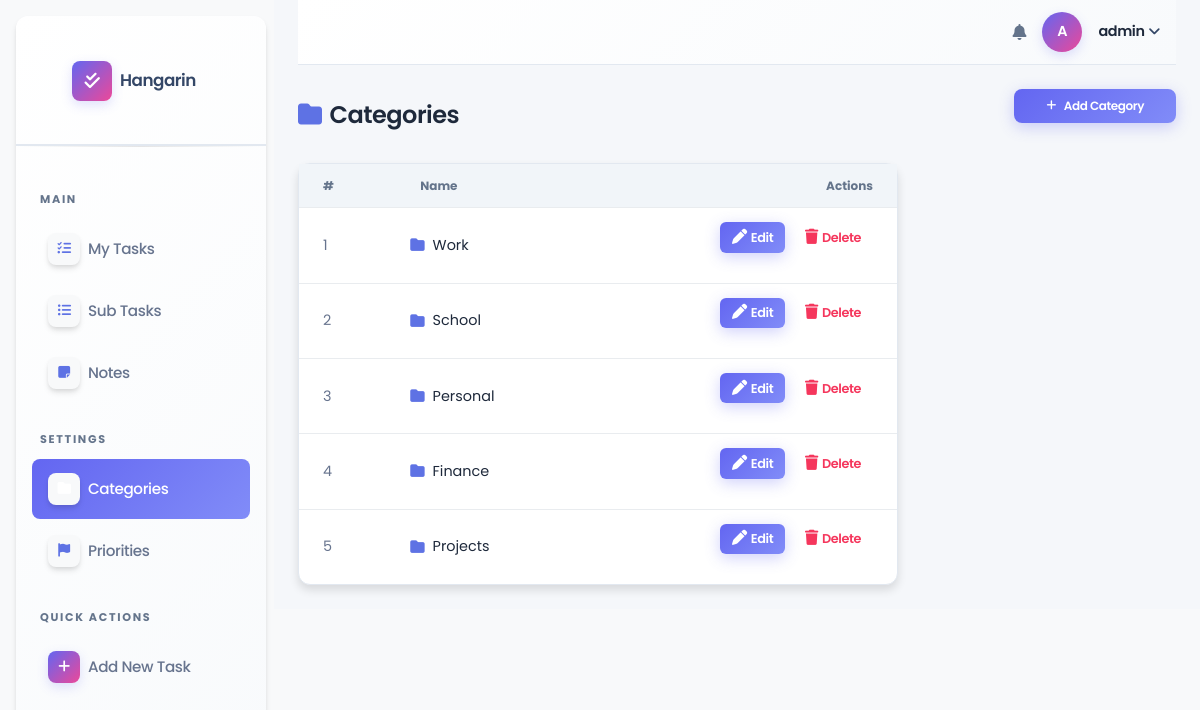
Page /categories/ (signed in) on the committed database.
### taskmanager/models.py (models this page shows, shortened)
class Category(models.Model):
    name = models.CharField(max_length=100)
    class Meta:
        verbose_name = "Category"
        verbose_name_plural = "Categories"

### taskmanager/views.py (the view)
# urls.py: path('categories/', views.CategoryListView.as_view(), name='category-list'),
class CategoryListView(LoginRequiredMixin, ListView):
    model = Category
    template_name = 'category_list.html'
    context_object_name = 'object_list'

### templates/category_list.html (shortened to what this page needs)
{% extends 'base.html' %}
{% load static %}
{% block nav_categories %}active{% endblock %}
{% block content %}
<div class="d-flex justify-content-between align-items-center mb-4">
  <h4 class="mb-0 fw-bold d-flex align-items-center gap-2">
    <i class="fas fa-folder text-primary"></i> Categories
  </h4>
  <a href="{% url 'category-add' %}" class="btn btn-primary btn-sm d-flex align-items-center gap-2" style="border-radius:0.5rem;">
    <i class="fas fa-plus"></i> Add Category
  </a>
</div>
<div class="card shadow-sm" style="max-width:600px;">
  <div class="card-body p-0">
    <div class="table-responsive">
      <table class="table table-hover align-middle mb-0">
        <thead class="bg-light">
          <tr>
            <th class="ps-4">#</th>
            <th>Name</th>
            <th class="text-end pe-4">Actions</th>
          </tr>
        </thead>
        <tbody>
          {% for cat in object_list %}
          <tr>
            <td class="ps-4 text-muted">{{ forloop.counter }}</td>
            <td>
              <span class="d-flex align-items-center gap-2">
                <i class="fas fa-folder text-primary" style="font-size:0.9rem;"></i>
                <span class="fw-semibold">{{ cat.name }}</span>
              </span>
            </td>
            <td class="text-end pe-4">
              <a href="{% url 'category-edit' cat.pk %}" class="btn btn-primary btn-action me-1">
                <i class="fas fa-pen me-1"></i>Edit
              </a>
              <a href="{% url 'category-delete' cat.pk %}" class="btn btn-outline-danger btn-action">
                <i class="fas fa-trash me-1"></i>Delete
              </a>
            </td>
          </tr>
          {% endfor %}
        </tbody>
      </table>
    </div>
  </div>
</div>
{% endblock %}

### templates/base.html (shortened to what this page needs)
{% load static %}
{% load pwa %}
<!DOCTYPE html>
<html lang="en">
<head>
  <link rel="stylesheet" href="https://cdnjs.cloudflare.com/ajax/libs/font-awesome/6.5.0/css/all.min.css">
  <link rel="stylesheet" href="{% static 'css/argon-dashboard.min.css' %}"">
</head>
<body class="g-sidenav-show bg-gray-100">
<aside class="sidenav navbar navbar-vertical navbar-expand-xs border-0 border-radius-xl my-3 fixed-start ms-3 bg-white shadow" id="sidenav-main">
  <div class="sidenav-header d-flex align-items-center px-3 py-4">
    <a class="navbar-brand d-flex align-items-center" href="{% url 'home' %}">
      <div class="d-flex align-items-center justify-content-center me-2" style="width:40px;height:40px;background:linear-gradient(135deg,#6366f1,#ec4899);border-radius:8px;box-shadow:0 4px 12px rgba(99, 102, 241, 0.2);">
        <i class="fas fa-check-double text-white" style="font-size:1.1rem;"></i>
      </div>
      <span class="font-weight-bold text-dark" style="font-size:1.05rem;font-weight:700;letter-spacing:-0.5px;">Hangarin</span>
    </a>
  </div>
  <hr class="horizontal dark mt-0">
  <div class="collapse navbar-collapse w-auto" id="sidenav-collapse-main">
    <ul class="navbar-nav ps-2 pe-2">
      <li class="sidebar-section-label">Main</li>
      <li class="nav-item">
        <a class="nav-link d-flex align-items-center {% block nav_tasks %}{% endblock %}" href="{% url 'task-list' %}">
          <div class="d-flex align-items-center justify-content-center me-2 shadow"
               style="width:32px;height:32px;min-width:32px;background:#f8f9fa;border-radius:0.5rem;">
            <i class="fas fa-list-check text-primary" style="font-size:0.85rem;"></i>
          </div>
          <span class="nav-link-text">My Tasks</span>
        </a>
      </li>
      <li class="nav-item">
        <a class="nav-link d-flex align-items-center {% block nav_subtasks %}{% endblock %}" href="{% url 'subtask-list' %}">
          <div class="d-flex align-items-center justify-content-center me-2 border-radius-md shadow"
               style="width:32px;height:32px;min-width:32px;background:#f8f9fa;border-radius:0.5rem;">
            <i class="fas fa-list-ul text-primary" style="font-size:0.85rem;"></i>
          </div>
          <span class="nav-link-text">Sub Tasks</span>
        </a>
      </li>
      <li class="nav-item">
        <a class="nav-link d-flex align-items-center {% block nav_notes %}{% endblock %}" href="{% url 'note-list' %}">
          <div class="d-flex align-items-center justify-content-center me-2 border-radius-md shadow"
               style="width:32px;height:32px;min-width:32px;background:#f8f9fa;border-radius:0.5rem;">
            <i class="fas fa-note-sticky text-primary" style="font-size:0.85rem;"></i>
          </div>
          <span class="nav-link-text">Notes</span>
        </a>
      </li>
      <li class="sidebar-section-label">Settings</li>
      <li class="nav-item">
        <a class="nav-link d-flex align-items-center {% block nav_categories %}{% endblock %}" href="{% url 'category-list' %}">
          <div class="d-flex align-items-center justify-content-center me-2 border-radius-md shadow"
               style="width:32px;height:32px;min-width:32px;background:#f8f9fa;border-radius:0.5rem;">
            <i class="fas fa-folder text-primary" style="font-size:0.85rem;"></i>
          </div>
          <span class="nav-link-text">Categories</span>
        </a>
      </li>
      <li class="nav-item">
        <a class="nav-link d-flex align-items-center {% block nav_priorities %}{% endblock %}" href="{% url 'priority-list' %}">
          <div class="d-flex align-items-center justify-content-center me-2 border-radius-md shadow"
               style="width:32px;height:32px;min-width:32px;background:#f8f9fa;border-radius:0.5rem;">
            <i class="fas fa-flag text-primary" style="font-size:0.85rem;"></i>
          </div>
          <span class="nav-link-text">Priorities</span>
        </a>
      </li>
      <li class="sidebar-section-label">Quick Actions</li>
      <li class="nav-item mb-3">
        <a class="nav-link d-flex align-items-center" href="{% url 'task-add' %}">
          <div class="d-flex align-items-center justify-content-center me-2"
               style="width:32px;height:32px;min-width:32px;background:linear-gradient(135deg,#6366f1,#ec4899);border-radius:8px;box-shadow:0 4px 12px rgba(99, 102, 241, 0.2);">
            <i class="fas fa-plus text-white" style="font-size:0.85rem;"></i>
          </div>
          <span class="nav-link-text fw-semibold">Add New Task</span>
        </a>
      </li>
    </ul>
  </div>
</aside>
<main class="main-content position-relative max-height-vh-100 h-100 border-radius-lg">
  <nav class="navbar navbar-main navbar-expand-lg px-0 mx-4 shadow-none border-radius-xl" id="navbarBlur">
    <div class="container-fluid py-1 px-3 d-flex justify-content-between align-items-center">
      <div class="d-flex align-items-center gap-3">
        <i class="fas fa-bell text-secondary fs-6" style="cursor:pointer;transition:all 0.3s ease;" onmouseover="this.style.transform='scale(1.1)'" onmouseout="this.style.transform='scale(1)'"></i>
        <div class="d-flex align-items-center justify-content-center rounded-circle text-white fw-bold"
             style="width:40px;height:40px;background:linear-gradient(135deg,#6366f1,#ec4899);font-size:0.9rem;box-shadow:0 4px 12px rgba(99, 102, 241, 0.2);font-weight:700;">
          {{ request.user.username|first|upper }}
        </div>
        <div class="dropdown">
          <a href="#" class="d-flex align-items-center text-dark text-decoration-none dropdown-toggle" data-bs-toggle="dropdown" style="font-weight:600;">
            <span class="fw-semibold" style="font-size:0.9rem;color:#1e293b;">{{ request.user.username }}</span>
          </a>
        </div>
      </div>
    </div>
  </nav>
  <div class="container-fluid py-4 px-4">
    {% block content %}{% endblock %}
  </div>
</main>
</body>
</html>

### templates/base.html (style rules this page uses)
:root { --primary-color: #6366f1; --primary-light: #818cf8; --primary-dark: #4f46e5; --secondary-color: #ec4899; --success-color: #10b981; --warning-color: #f59e0b; --danger-color: #ef4444; --info-color: #06b6d4; --sidebar-bg: #f8fafc; --text-primary: #1e293b; --text-secondary: #64748b; --bg-light: #f1f5f9; --border-color: #e2e8f0; }
* { font-family: 'Poppins', sans-serif; }
body, .g-sidenav-show { background-color: #f5f7fa; color: var(--text-primary); font-family: 'Poppins', sans-serif; }
.sidenav { background: linear-gradient(135deg, #ffffff 0%, #f8fafc 100%); border: 1px solid var(--border-color); box-shadow: 0 4px 20px rgba(0, 0, 0, 0.08); border-radius: 12px; }
.sidenav-header { border-bottom: 2px solid var(--border-color); padding: 1.5rem !important; }
.sidenav-header .navbar-brand span { color: var(--primary-dark); font-weight: 700; font-size: 1.1rem; letter-spacing: -0.5px; }
.sidebar-section-label { font-size: 0.7rem; font-weight: 700; letter-spacing: 0.15em; text-transform: uppercase; color: var(--text-secondary); padding: 1rem 1rem 0.5rem; margin-top: 0.75rem; }
.nav-link { color: var(--text-secondary); padding: 0.875rem 1rem !important; margin: 0.25rem 0; border-radius: 8px; transition: all 0.3s ease; font-weight: 500; font-size: 0.95rem; }
.nav-link.active { background: linear-gradient(135deg, var(--primary-color) 0%, var(--primary-light) 100%) !important; color: #fff !important; box-shadow: 0 4px 15px rgba(99, 102, 241, 0.3); border-radius: 8px; font-weight: 600; }
.nav-link.active .nav-link-text, .nav-link.active i { color: #fff !important; }
.nav-link-text { font-size: 0.95rem; font-weight: 500; }
.main-content { background: #f5f7fa; border-radius: 0; }
.navbar-main { background: linear-gradient(135deg, #ffffff 0%, #f8fafc 100%); border-bottom: 1px solid var(--border-color); box-shadow: 0 2px 8px rgba(0, 0, 0, 0.05); border-radius: 0; }
.navbar-main .rounded-circle { background: linear-gradient(135deg, var(--primary-color) 0%, var(--secondary-color) 100%) !important; font-weight: 700; font-size: 0.9rem; box-shadow: 0 4px 12px rgba(99, 102, 241, 0.2); }
.table { font-family: 'Poppins', sans-serif; }
.table th { font-size: 0.75rem; font-weight: 700; letter-spacing: 0.08em; text-transform: uppercase; color: var(--text-secondary); border-top: none; border-bottom: 2px solid var(--border-color); padding: 0.875rem; background-color: var(--bg-light); }
.table td { font-size: 0.9rem; vertical-align: middle; padding: 0.875rem; color: var(--text-primary); }
.btn { font-family: 'Poppins', sans-serif; font-weight: 600; border-radius: 8px; transition: all 0.3s ease; border: none; }
.btn-primary { background: linear-gradient(135deg, var(--primary-color) 0%, var(--primary-light) 100%); color: #fff; box-shadow: 0 4px 15px rgba(99, 102, 241, 0.3); }
.btn-action { font-size: 0.8rem; padding: 0.35rem 0.75rem; border-radius: 6px; font-weight: 600; }
.card { border: 1px solid var(--border-color); border-radius: 12px; background: #ffffff; box-shadow: 0 2px 12px rgba(0, 0, 0, 0.05); transition: all 0.3s ease; font-family: 'Poppins', sans-serif; }
.card-body { padding: 1.5rem; color: var(--text-primary); }
.nav-link i, .btn i { font-size: 0.95rem; }
#sidenav-main { overflow-y: visible !important; height: auto !important; }
#sidenav-collapse-main { overflow: visible !important; }
.horizontal { border: none; height: 1px; background: linear-gradient(to right, transparent, var(--border-color), transparent); }
h1, h2, h3, h4, h5, h6 { color: var(--text-primary); font-weight: 700; letter-spacing: -0.5px; }
.text-secondary { color: var(--text-secondary) !important; }
a { color: var(--primary-color); text-decoration: none; transition: color 0.3s ease; }

### rows in the picture
Category: name "Work"
Category: name "School"
Category: name "Personal"
Category: name "Finance"
Category: name "Projects"

### other values in the picture
{{ request.user.username|first|upper }} "A"
{{ request.user.username }} "admin"
